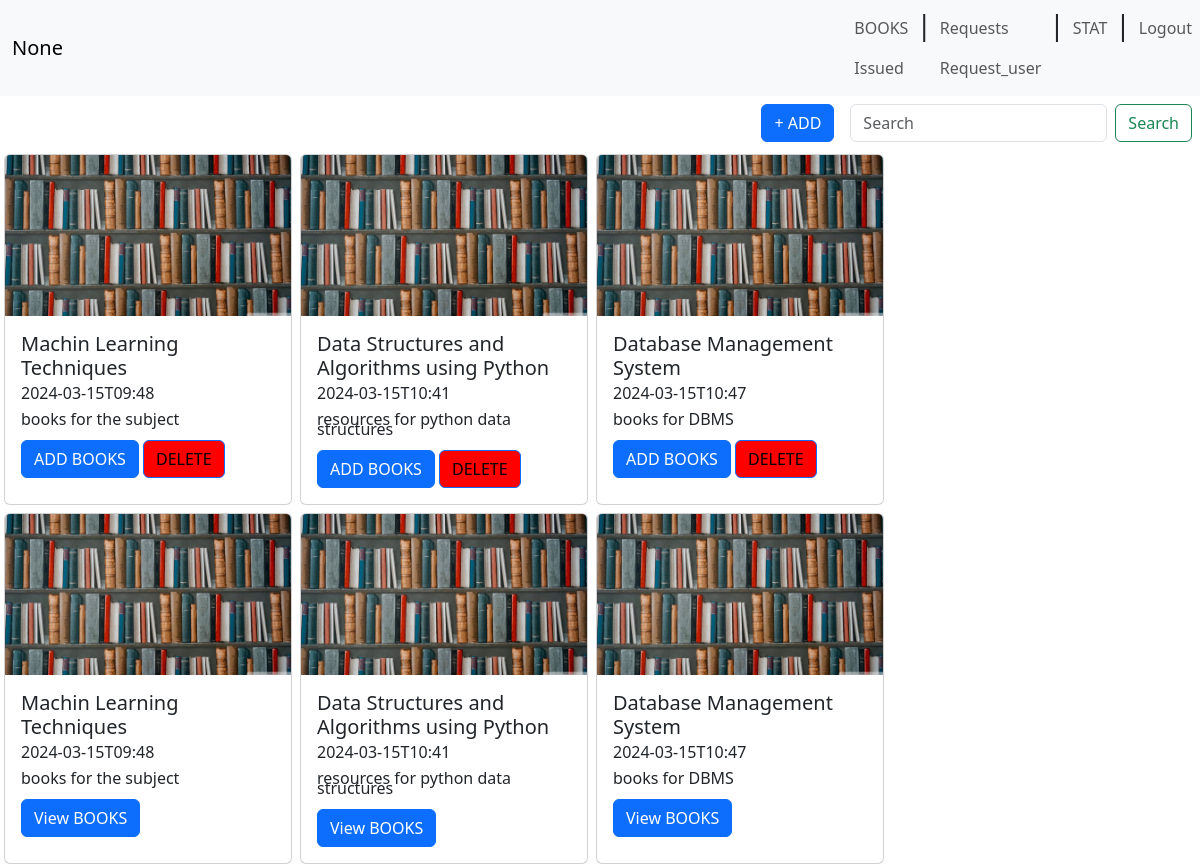
Screenshot of /Homepage with the database file from the repository.
### application/models.py (models this page shows)
class section(db.Model):
    __tablename__='section'
    section_id =db.Column(db.Integer, autoincrement=True, primary_key=True)
    admin_id=db.Column(db.Integer, db.ForeignKey("admin.admin_id"))
    title=db.Column(db.String, unique=True)
    date =db.Column(db.Integer)
    image=db.Column(db.String)
    description=db.Column(db.String)

### application/controllers.py (the view)
@app.route("/Homepage")
def home():
    client=request.args.get('client')
    my_dict=section.query.all()
    user_id=id
    return render_template("admin_dashboard.html",data=my_dict,name=client,id=user_id)

### templates/admin_dashboard.html (shortened to what this page needs)
<!doctype html>
<html lang="en">
  <head>
    <link href="https://cdn.jsdelivr.net/npm/bootstrap@5.3.2/dist/css/bootstrap.min.css" rel="stylesheet">
  </head>
  <body>
    <nav class="navbar navbar-expand-lg bg-body-tertiary">
        <div class="container-fluid">
          <a id="client" class="navbar-brand" href="#">{{name}}</a>
        </div>
        <div class="collapse navbar-collapse" id="navbarNav">
            <ul class="navbar-nav">
              <li class="nav-item" style="width: fit-content;">
                <a class="nav-link" href="/user_book?client={{name}}&user_id={{id}}" id="user_button2" >BOOKS</a>
                <a class="nav-link" href="/action?client={{name}}&user_id={{id}}" id="admin_button5" >Issued</a>
              </li>
              <li class="nav-item">
                <h3>|</h3>
              </li>
              <li class="nav-item">
                <a class="nav-link" href="/request?client={{name}}" id="admin_button3" >Requests</a>
                <a class="nav-link" href="/request?client={{name}}" id="user_button3">Request_user</a>
              </li>
              <li class="nav-item">
                <h3>|</h3>
              </li>
              <li class="nav-item">
                <a class="nav-link" href="/stat?client={{name}}">STAT</a>
              </li>
              <li class="nav-item">
                <h3>|</h3>
              </li>
              <li class="nav-item">
                <a class="nav-link" href="{{url_for('logout')}}">Logout</a>
              </li>
            </ul>
          </div>
      </nav>
      <div class="box">
        <div class="one">
          <button id="admin_button4" type="button" class="btn btn-primary" data-bs-toggle="modal" data-bs-target="#exampleModal">+ ADD</button>
        </div>
        <div class="two">
          <form method="post" action='/search?client={{name}}'  class="d-flex" role="search">
            <input  name="what" class="form-control me-2" type="search" placeholder="Search" aria-label="Search">
            <button class="btn btn-outline-success" type="submit">Search</button>
          </form>
        </div>
      </div>
      <div id="admin_button1" class="card_container">
        {% for i in data %}
        <div  class="card" style="width: 18rem">
          <img src="{{i['image']}}" class="card-img-top" alt="...">
          <div class="card-body">
            <h5 class="card-title">{{i["title"]}}</h5>
            <p>{{i["date"]}}</p>
            <p class="card-text">{{i["description"]}}</p>
            <a href='/section_books?sect_id={{i["section_id"]}}&page={{i["title"]}}&who={{name}}' class="btn btn-primary" >ADD BOOKS</a>
            <a href='/delete_section?client={{name}}&title={{i["title"]}}' class="btn btn-primary"  style="background-color: red; color: black; width: min-content;">DELETE</a>
          </div>
        </div>
        {% endfor %}
      </div>
      <div id="user_button1" class="card_container">
        {% for i in data %}
        <div  class="card" style="width: 18rem">
          <img src="{{i['image']}}" class="card-img-top" alt="...">
          <div class="card-body">
            <h5 class="card-title">{{i["title"]}}</h5>
            <p>{{i["date"]}}</p>
            <p class="card-text">{{i["description"]}}</p>
            <a href='/section_books?page={{i["title"]}}&who={{name}}' class="btn btn-primary" >View BOOKS</a>
          </div>
        </div>
        {% endfor %}
      </div>
  </body>
</html>

### templates/admin_dashboard.html (style rules this page uses)
.box { display: flex; justify-content:end; flex-direction: row; }
.box > div { margin: 8px; }
.card_container { display: flex; flex-wrap: wrap; }
.card_container>div { margin: 4px; line-height: 10px; }

### rows the page displays
section: image (picture), title "Machin Learning Techniques", date "2024-03-15T09:48", description "books for the subject"
section: image (picture), title "Data Structures and Algorithms using Python", date "2024-03-15T10:41", description "resources for python data structures"
section: image (picture), title "Database Management System", date "2024-03-15T10:47", description "books for DBMS"

### other values shown
{{ name }} "None"
